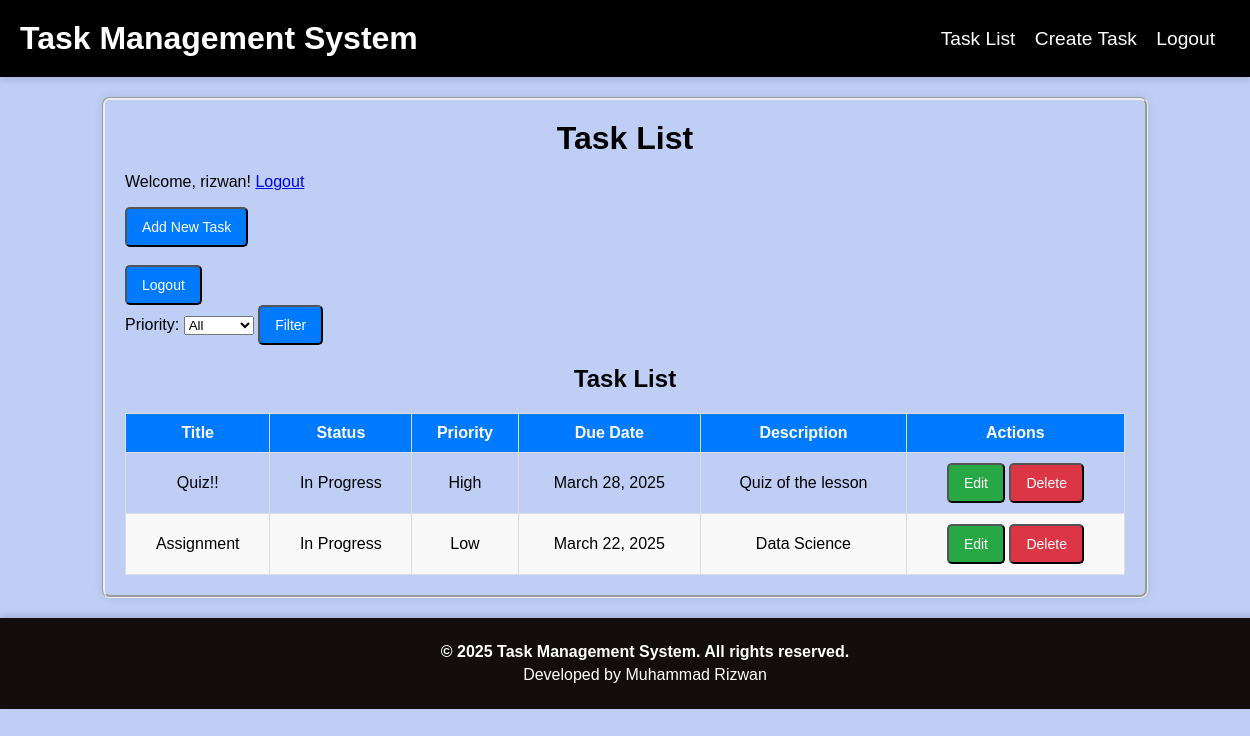
Page /tasks/ (signed in) on the committed database.
### tasks/models.py (models this page shows, shortened)
class Task(models.Model):
    STATUS_CHOICES = [
        ('Pending', 'Pending'),
        ('In Progress', 'In Progress'),
        ('Completed', 'Completed'),
    ]
    PRIORITY_CHOICES = [
        ('Low', 'Low'),
        ('Medium', 'Medium'),
        ('High', 'High'),
    ]
    title = models.CharField(max_length=200)
    description = models.TextField()
    status = models.CharField(max_length=50, choices=STATUS_CHOICES, default='Pending')
    priority = models.CharField(max_length=50, choices=PRIORITY_CHOICES, default='Medium')
    due_date = models.DateField()

### tasks/views.py (the view)
# urls.py: path('', views.task_list, name='task_list'),
@login_required
def task_list(request):
    status_filter = request.GET.get('status')
    priority_filter = request.GET.get('priority')
    tasks = Task.objects.all()
    if status_filter:
        tasks = tasks.filter(status=status_filter)
    if priority_filter:
        tasks = tasks.filter(priority=priority_filter)
    return render(request, 'tasks/task_list.html', {'tasks': tasks})

### tasks/templates/tasks/task_list.html (shortened to what this page needs)
{% extends 'base_generic.html' %}
{% load static %}
{% block page_css %}
  <link rel="stylesheet" type="text/css" href="{% static 'css/task_list.css' %}">
{% endblock %}
{% block content %}
<!DOCTYPE html>
<html lang="en">
<head>
</head>
<body>
    <div class="container">
        <h1>Task List</h1>
        {% if user.is_authenticated %}
            <p>Welcome, {{ user.username }}! <a href="{% url 'logout' %}">Logout</a></p>
            <a href="{% url 'create_task' %}"><button>Add New Task</button></a> <br><br>
        {% else %}
            <a href="{% url 'login' %}">Login</a>
        {% endif %}
        <form action="{% url 'logout' %}" method="post">
            <button type="submit">Logout</button> <br>
        </form>
        <form method="GET" action="{% url 'task_list' %}">
            <label for="priority">Priority:</label>
            <select name="priority" id="priority">
                <option value="">All</option>
            </select>
            <button type="submit">Filter</button>
        </form>
        <h2>Task List</h2>
        <table>
            <thead>
                <tr>
                    <th>Title</th>
                    <th>Status</th>
                    <th>Priority</th>
                    <th>Due Date</th>
                    <th>Description</th>
                    <th>Actions</th>
                </tr>
            </thead>
            <tbody>
                {% for task in tasks %}
                <tr>
                    <td>{{ task.title }}</td>
                    <td>{{ task.status }}</td>
                    <td>{{ task.priority }}</td>
                    <td>{{ task.due_date }}</td>
                    <td>{{ task.description }}</td>
                    <td class="task-actions">
                        <a href="{% url 'edit_task' task.id %}"><button class="btn-edit">Edit</button></a>
                        <a href="{% url 'delete_task' task.id %}" onclick="return confirm('Are you sure?');">
                            <button class="btn-danger">Delete</button>
                        </a>
                    </td>
                </tr>
                {% empty %}
                <tr>
                    <td colspan="5">No tasks available.</td>
                </tr>
                {% endfor %}
            </tbody>
        </table>
    </div>
</body>
</html>
{% endblock %}

### tasks/templates/base_generic.html (shortened to what this page needs)
{% load static %}
<!DOCTYPE html>
<html>
<head>
    <link rel="stylesheet" type="text/css" href="{% static 'css/styles.css' %}">
    {% block page_css %}{% endblock %}
</head>
<body>
    <header>
        <div class="header-container {% if request.path == '/login/' %}center-title{% endif %}">
            <h1>Task Management System</h1>
            {% if not request.path == '/login/' %}
            <nav>
                <ul>
                    {% if user.is_authenticated %}
                        <li><a href="{% url 'task_list' %}">Task List</a></li>
                        <li><a href="{% url 'create_task' %}">Create Task</a></li>
                        <li><a href="{% url 'logout' %}">Logout</a></li>
                    {% else %}
                        <li><a href="{% url 'login' %}">Login</a></li>
                    {% endif %}
                </ul>
            </nav>
            {% endif %}
        </div>
    </header>
    <main>
        {% block content %}{% endblock %}
    </main>
    <footer>
        <div class="footer-container">
            <p>&copy; 2025 Task Management System. All rights reserved.</p>
            <p>Developed by Muhammad Rizwan</p>
        </div>
    </footer>
</body>
</html>

### tasks/static/css/styles.css (style rules this page uses)
body { font-family: Arial, sans-serif; margin: 0; padding: 0; background-color: #bfcef5; }
header { background-color: #000000; padding: 20px; color: white; box-shadow: 0 4px 6px rgba(0, 0, 0, 0.1); text-align: center; }
.header-container { display: flex; justify-content: space-between; align-items: center; }
h1 { font-size: 2em; margin: 0; font-weight: bold; text-align: center; }
nav ul { list-style-type: none; padding: 0; margin: 0; }
nav ul li { display: inline; margin-right: 15px; }
nav ul li a { color: white; text-decoration: none; font-size: 1.2em; transition: color 0.3s ease; }
footer { background-color: #130e0c; color: white; padding: 20px; text-align: center; position: relative; bottom: 0; width: 100%; box-shadow: 0 -4px 6px rgba(0, 0, 0, 0.1); }
.footer-container p { margin: 5px 0; font-size: 1em; }
.footer-container p:first-child { font-weight: bold; }

### tasks/static/css/task_list.css (style rules this page uses)
.container { width: 80%; margin: 20px auto; background: #bfcef5; padding: 20px; box-shadow: 0px 0px 10px rgba(0, 0, 0, 0.1); border-radius: 8px; border-style: groove; }
h1 { text-align: center; color: #000000; }
h2 { text-align: center; color: #000000; }
button, .btn { padding: 10px 15px; border-radius: 0%; cursor: pointer; border-radius: 5px; font-size: 14px; }
button { background-color: #007bff; color: white; }
.btn-danger { background-color: #dc3545; }
.btn-edit { background-color: #28a745; }
table { text-align: center; width: 100%; border-collapse: collapse; margin-top: 20px; }
table, th, td { border: 1px solid #ddd; padding: 10px; }
th { background-color: #007bff; color: white; }
tr:nth-child(even) { background-color: #f9f9f9; }
.task-actions { gap: 0px; }

### tasks/templates/base_generic.html (style rules this page uses)
header h1 { color:rgb(255, 255, 255); }

### rows in the picture
Task: title "Quiz!!", status "In Progress", priority "High", due_date "March 28, 2025", description "Quiz of the lesson"
Task: title "Assignment", status "In Progress", priority "Low", due_date "March 22, 2025", description "Data Science"

### other values in the picture
{{ user.username }} "rizwan"
